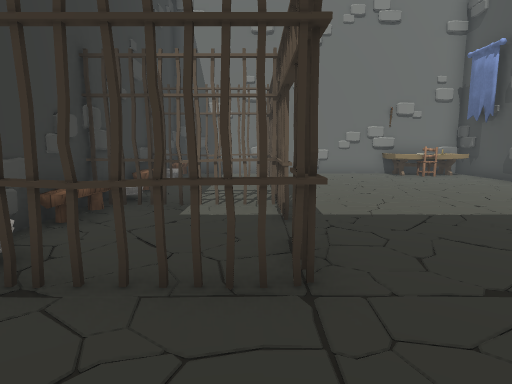
[1] (above)

18 first-person views from a walk through a Unity game level. The camera is 1.2 m above the floor, tilts 8° down and sees 75° across. The floor is counted in squares, 1 m on a side. Each view is taken from the middle of a square. On the plan, view 1 faces up. The plan holds only what a view shows up to about 14 squares ahead; the rest is blank. The place goes on beyond the plan. The player is left out. Some animated figures are not drawn. Door leaves are left out, so doorways stand open. Some surface patterns are stand-ins.

[2]
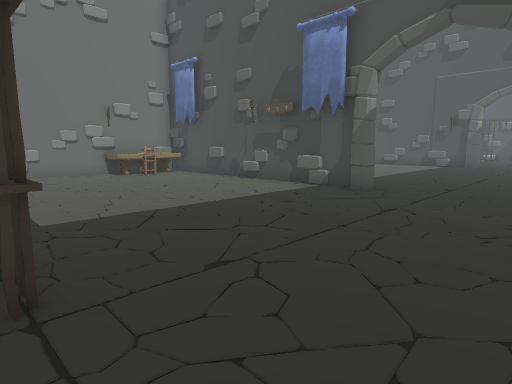

[3]
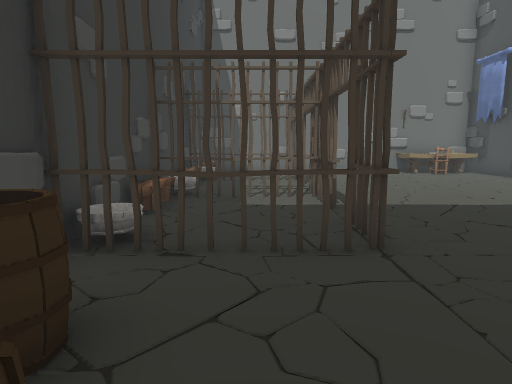

[4]
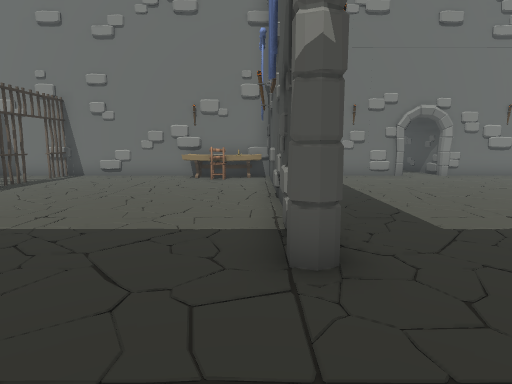

[5]
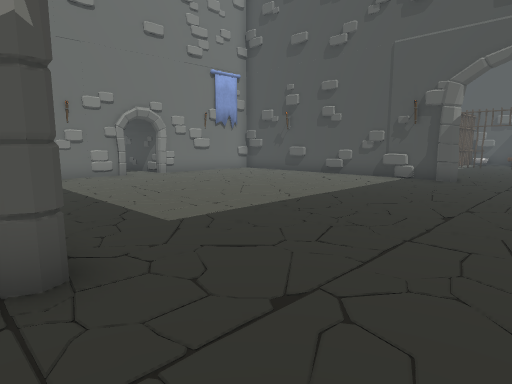

[6]
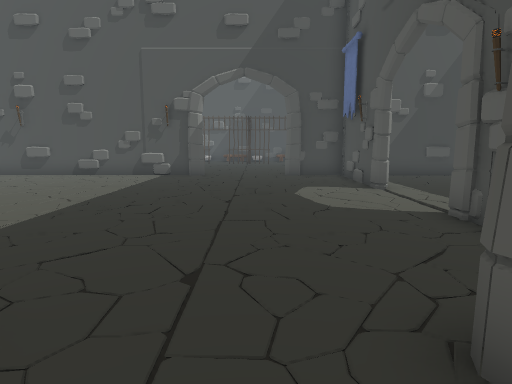

[7]
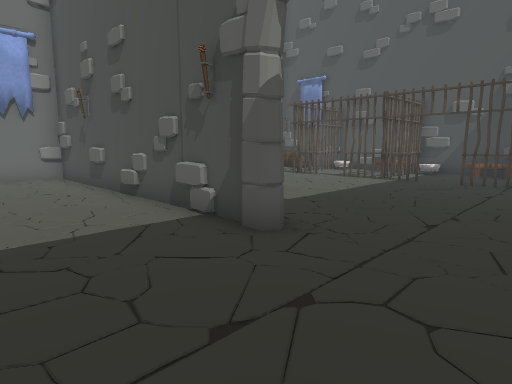

[8]
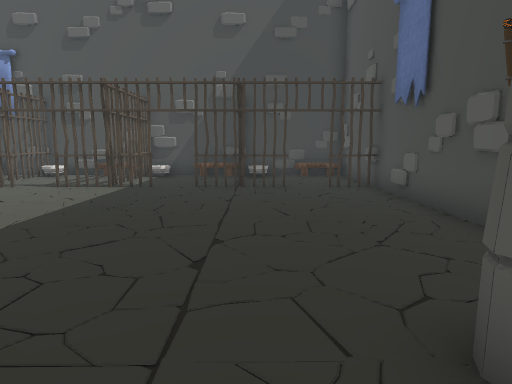

[9]
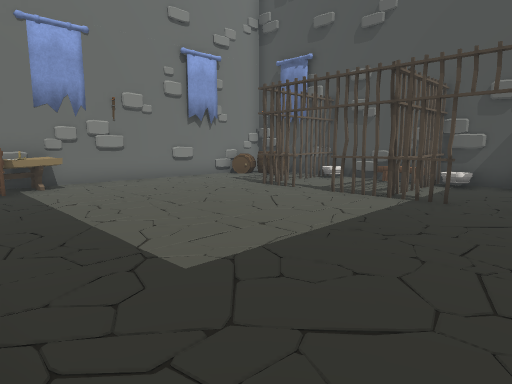

[10]
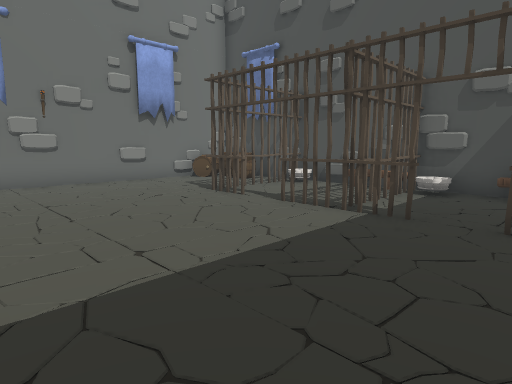

[11]
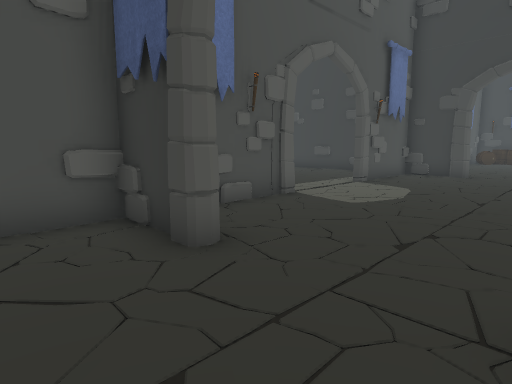

[12]
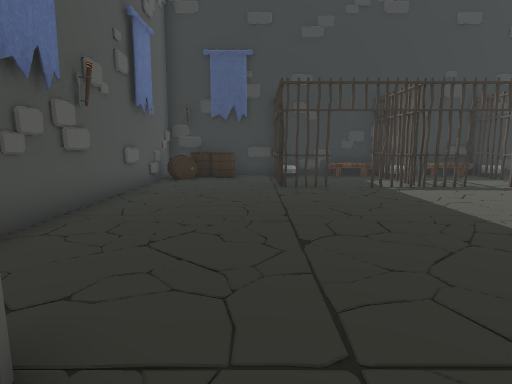

[13]
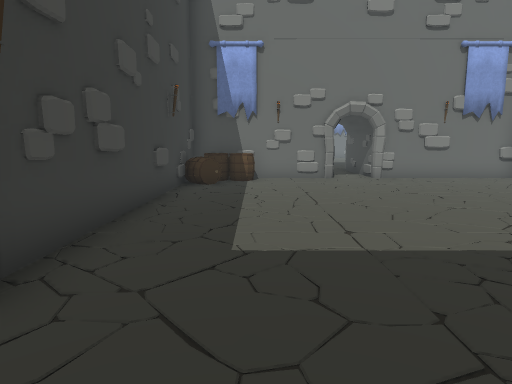

[14]
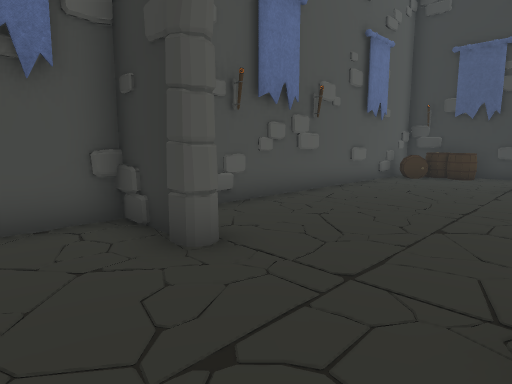

[15]
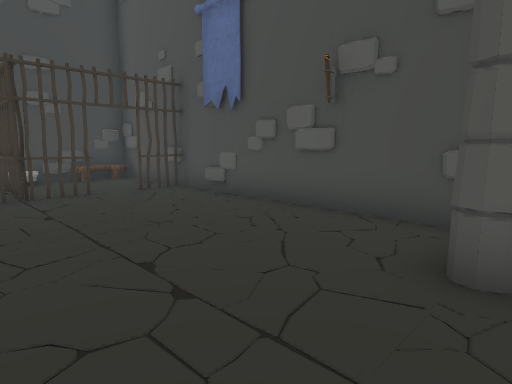

[16]
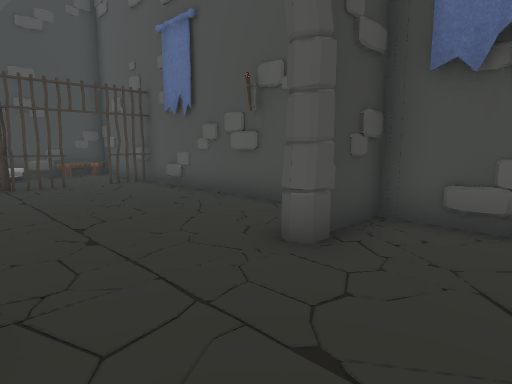

[17]
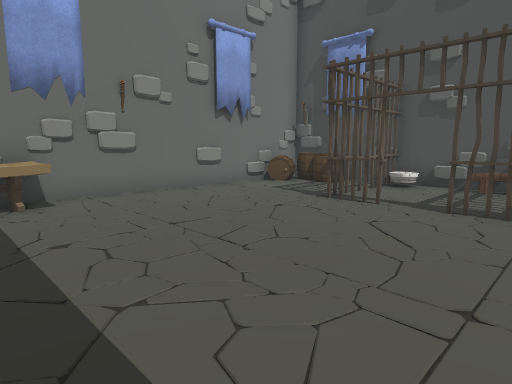

[18]
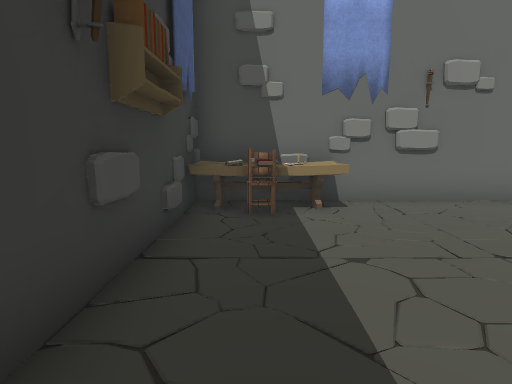

### Floor plan
Key: @ floor where view 1 was taken; # wall or solid block; x gap in a wall; . floor; D open door; = window, fence, low wall or low ledge; O other object.
Columns run from 4 left of view 1 to 33 right of it. Each row starts with its distance up from view 1.
 16                    .#
 15                  ##.# #=#    ##=###
 14  #########OOO#OO##..###.#OOO##....#O##
 13  #..OO....OOOOO..........OOO.......OO#
 12  #..OO.....O.#...........#O........OO#
 11 ##xxOO.......#...........#...........#
 10 #O..O........#...........#.......##x##
  9 #O...D.......#...........#......OO...#
  8 #....O.......#...........#......DD..O#
  7 ##xx#........#...........#......OO..O#
  6 #O..O........#...........#.......##x##
  5 #O..DD.......#...........#.......O...#
  4 #...DO..........................D...O#
  3 ##xx#............................O..O#
  2 #................................O#x #
  1  OO.............................DO..##
  0  OO.@........#...........#......DO..#
 -1  #O......... #...DDDD....#....##.####
 -2    ##############..DD##############
 -3                .........#
 -4                         #

Positions as (right, up) in squares from view 1, and headings:
1: (0, 0), facing up
2: (0, 0), facing up-right
3: (-1, -1), facing up
4: (8, 1), facing up
5: (8, 1), facing up-right
6: (7, 2), facing right
7: (17, 1), facing up-right
8: (19, 2), facing right
9: (21, 3), facing up-right
10: (23, 3), facing up-right
11: (23, 4), facing down-left
12: (10, 2), facing left
13: (11, 2), facing up
14: (11, 4), facing down-left
15: (20, 4), facing down-right
16: (18, 4), facing down-right
17: (22, 6), facing up-right
18: (22, 7), facing up
